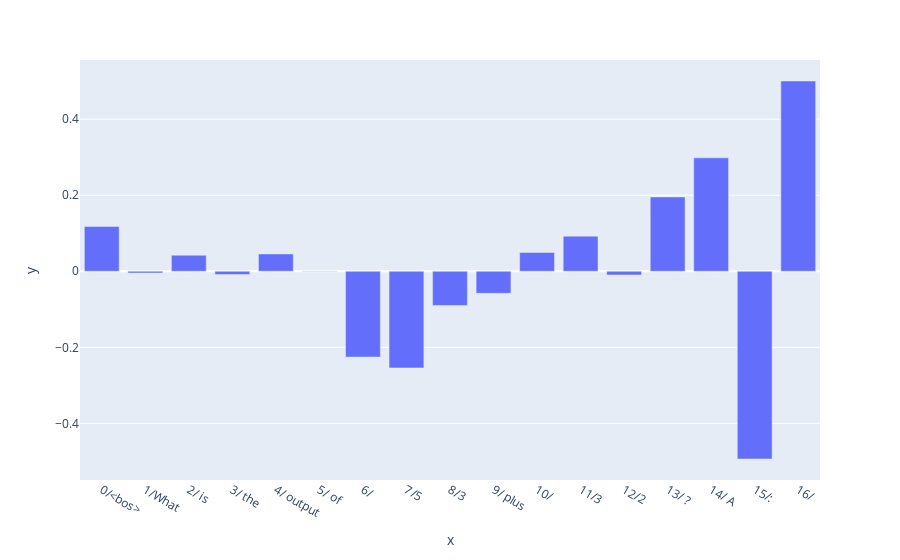

The cell this chart's notebook holds for it:
### Code cell
# Generate the plot
tokens = model.to_str_tokens(prompt)
unique_tokens = [f"{i}/{t}" for i, t in enumerate(tokens)]

fig = px.bar(x=unique_tokens,
             y=feature_attribution_df.sae_feature_attributions[sae.cfg.hook_name][0].sum(-1).detach().cpu().numpy())

# Show the plot
fig.show()

# Save the plot as a PNG file
fig.write_image("feature_attribution_plot.png")

### Figure 1 — Plotly figure (JSON) as saved in the notebook; plotly's stock layout.template omitted (floating-point values rounded to 4 significant figures)
{"data": [{"alignmentgroup": "True", "hovertemplate": "x=%{x}<br>y=%{y}<extra></extra>", "legendgroup": "", "marker": {"color": "#636efa", "pattern": {"shape": ""}}, "name": "", "offsetgroup": "", "orientation": "v", "showlegend": false, "textposition": "auto", "type": "bar", "x": ["0/<bos>", "1/What", "2/ is", "3/ the", "4/ output", "5/ of", "6/ ", "7/5", "8/3", "9/ plus", "10/ ", "11/3", "12/2", "13/ ?", "14/ A", "15/:", "16/ "], "xaxis": "x", "y": [0.118, -0.004561, 0.04227, -0.008551, 0.04562, -0.0002316, -0.2257, -0.2541, -0.08979, -0.05794, 0.0496, 0.09245, -0.009811, 0.1954, 0.2983, -0.4935, 0.5003], "yaxis": "y"}], "layout": {"barmode": "relative", "legend": {"tracegroupgap": 0}, "margin": {"t": 60}, "xaxis": {"anchor": "y", "domain": [0, 1], "title": {"text": "x"}}, "yaxis": {"anchor": "x", "domain": [0, 1], "title": {"text": "y"}}}}
